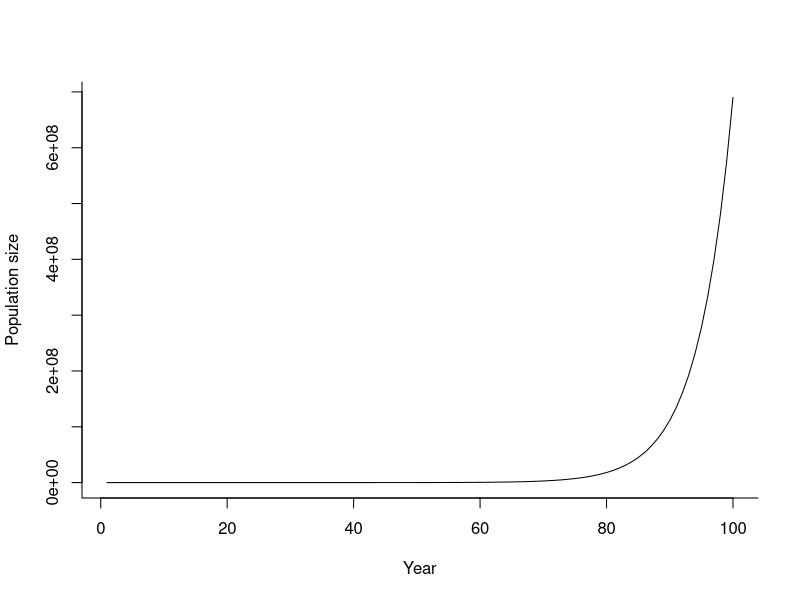
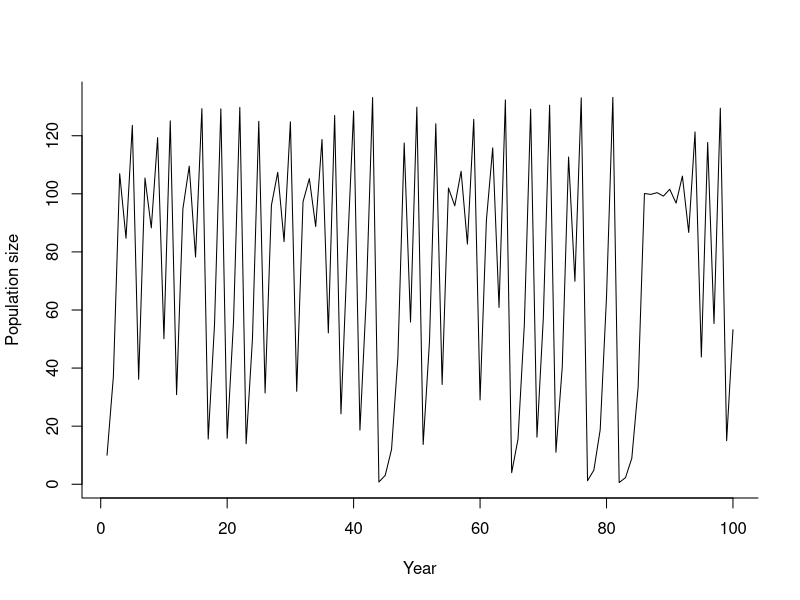
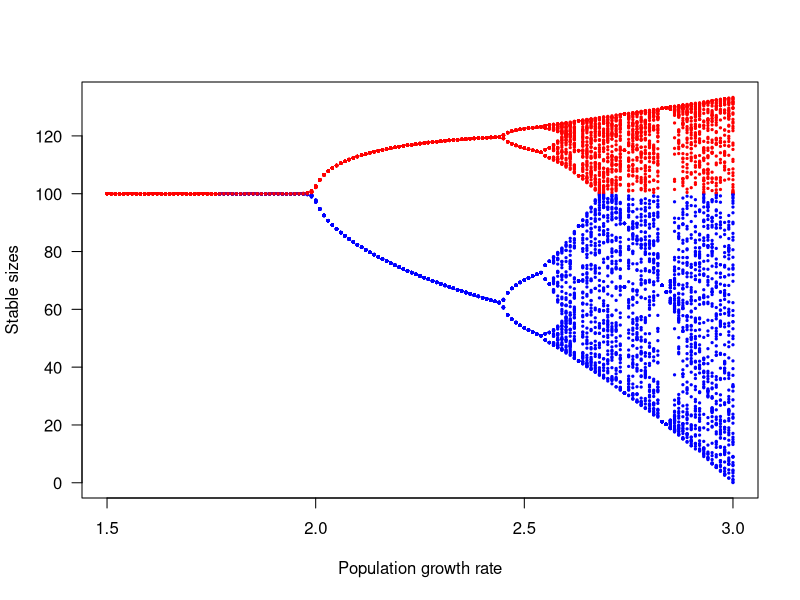

Generate these figures, in order, with R: (Note: this script raises an error after producing the figures.)

# It's good practice to start your code with a line that clears R's memory:
rm(list=ls())

# 2.	Simple population models
Years <- 100				# sets the duration of the simulation
R <- 0.2					  # sets the population’s growth rate
N <- c(10,rep(0,Years-1))			# defines a vector to store the population sizes (an initial 
                              # size of 10, followed by 0 repeated for every other year)
for (t in 2:Years) N[t] <- N[t-1]+N[t-1]*R	# loops through the remaining years of the simulation, 
                                            # calculating the new population size each time
plot(1:Years,N, bty= "l", xlab= "Year", ylab= "Population size", type= "l")

Years <- 100				# sets the duration of the simulation
R <- 3.0					# sets the population’s maximum growth rate
K <- 100					# sets the carrying capacity
N <- c(10,rep(0,Years-1))			# defines a vector to store the population sizes (an initial 
                              # size of 10, followed by 0 repeated for every other year)
for (t in 2:Years) N[t] <- N[t-1]+N[t-1]*R*(1 - N[t-1]/K)	# loops through the remaining years of the
                                                          # simulation, calculating the new 
                                                          # population size each time
plot(1:Years,N, bty= "l", xlab= "Year", ylab= "Population size", type= "l")


# 3.  The effect of growth rate
Rs <- seq(1.5,3,0.01)

Years <- 250				                                      # sets the duration of the simulation
K <- 100					                                        # sets the carrying capacity

stable.sizes <- lapply(Rs,function(R){
  N <- c(10,rep(0,Years-1))			                          # defines a vector to store the population sizes (an initial 
                                                          # size of 10, followed by 0 repeated for every other year)
  for (t in 2:Years) N[t] <- N[t-1]+N[t-1]*R*(1 - N[t-1]/K)	# loops through the remaining years of the
                                                          # simulation, calculating the new 
                                                          # population size each time
  sizes <- N[(Years-99):Years]                            # record only the last 100 years' worth of population sizes
  return(data.frame(PGR=R,Pop.sizes=sizes))               # store those population sizes as a data frame
                                                          # within the "stable.sizes" object; the first column contains the population growth rate
})
stable.sizes <- do.call('rbind',stable.sizes)             # bind all the data frames together as a single object
stable.sizes$colour <- 'red'                              # make another column in the data frame, with the word 'red' in each row
stable.sizes$colour[stable.sizes$Pop.sizes < K] <- 'blue' # change the colour column to be 'blue' for all
                                                          # rows in which the population sizes are less than the carrying capacity

par(las=1)                                                # change the graphical parameter that controls axis tick-mark label orientation
                                                          # and plot the graph:
plot(stable.sizes$PGR,stable.sizes$Pop.sizes,cex=0.3,pch=19,col=stable.sizes$colour,xlab='Population growth rate',ylab='Stable sizes')

  
# 4.	 Matrices, simulations and population characteristics
rm(list=ls())
setwd("C:/My documents/R")	# or whatever represents a good directory for you to work in

M <- matrix(c(0,0.024,0,52,0.08,0.25,279.5,0,0.43),nrow=3)
N <- c(10,10,10)			# note that this can also be written N <- rep(10,3)
N <- M%*%N			      # NB. Matrix multiplication is sensitive to order, unlike normal 
                      # multiplication (i.e. M%*%N ≠ N%*%M)

# set the duration of the simulation
Years <- 15

# define the transition matrix
M <- matrix(c(0,0.024,0,52,0.08,0.25,279.5,0,0.43),nrow=3)
# define a matrix with 3 rows and ‘Years’ columns to store population sizes.  Make the first 3 
# numbers (to fill the first column) 10 (the initial population sizes) and all subsequent numbers 
# zero (because we’ll calculate what those numbers should be in subsequent steps)
N <- matrix( c(rep(10,3), rep(0,(Years-1)*3) ), nrow=3)
# compute population sizes 
for (t in 2:Years) N[,t] <- M%*%N[,t-1]
# plot the outcome
par(las=1)
plot(c(0,Years),c(1,max(N)),xlab="Time",ylab="Number",type="n",log="y",bty="l")
cols=c("black","brown","darkgreen")
for (L in 1:3) lines(1:Years,N[L,],col=cols[L],lwd=3)

# add a legend
labs <- c("Pre-juveniles","Juveniles","Adults")
legend(	x=0,		# an x coordinate for the legend’s top left corner
        y=3000000,	# a y coordinate for the legend’s top left corner
        legend=labs,	# tells R that the text for the legend is in the vector ‘labs’
        lty=1, lwd=3,	# specifies the line characteristics
        col=cols, 	# tells R that the colours for the legend are in the vector ‘cols’
        box.lty=0) 	# suppresses a surrounding box

lambda.est = sum(N[,Years])/sum(N[,Years-1])
round(lambda.est,2)		# reduces the number of decimal places to 2

SSD.est = N[,Years]/sum(N[,Years])
round(SSD.est,3)

Final <- numeric(3)  # this is one way to declare an empty vector of numbers

for (s in 1:3) {
  N[,1] <- c(0,0,0)
  N[s,1] = 1
  for (t in 2:Years) N[,t] = M%*%N[,t-1]
  Final[s] = sum(N[,Years])
}
RV.est <- Final/Final[1]
round(RV.est,2)

# 5.	Population characteristics and matrix properties
lambda.true <- eigen(M)$values[1]
( lambda.true <- round(Re(eigen(M)$values[1]),2) )
SSD.true <- eigen(M)$vectors[,1]/sum(eigen(M)$vectors[,1])
( SSD.true <- round(Re(SSD.true),3) )
RV.true <- eigen(t(M))$vectors[,1]
RV.true <- Re(RV.true/RV.true[1])	# this makes all reproductive values relative to that of the 1st stage class
round(RV.true,3)

# 6.	Sensitivities, elasticities and other uses of matrix models
M <- matrix(c(0,0.024,0,52,0.08,0.25,279.5,0,0.43),nrow=3)	# the matrix
w <- eigen(M)$vectors[,1]/sum(eigen(M)$vectors[,1])		# the SSD
v <- eigen(t(M))$vectors[,1]/eigen(t(M))$vectors[1,1]		# reproductive values
s = 3								# number of life stages
# Summed product of RV and SSD for each stage class:
v.w <- sum(v*w)
# Now calculate sensitivity for each matrix element:
sensitivity <- matrix(nrow=s,ncol=s,0)
for (i in 1:s)
  for (j in 1:s)
    sensitivity[i,j] = v[i]*w[j]/v.w
( sensitivity <- round(Re(sensitivity),4) )
# Elasticities can then be computed by:
Lambda <- eigen(M)$values[1]
elasticity <- sensitivity * M / Lambda
( elasticity <- round(Re(elasticity),4) )

